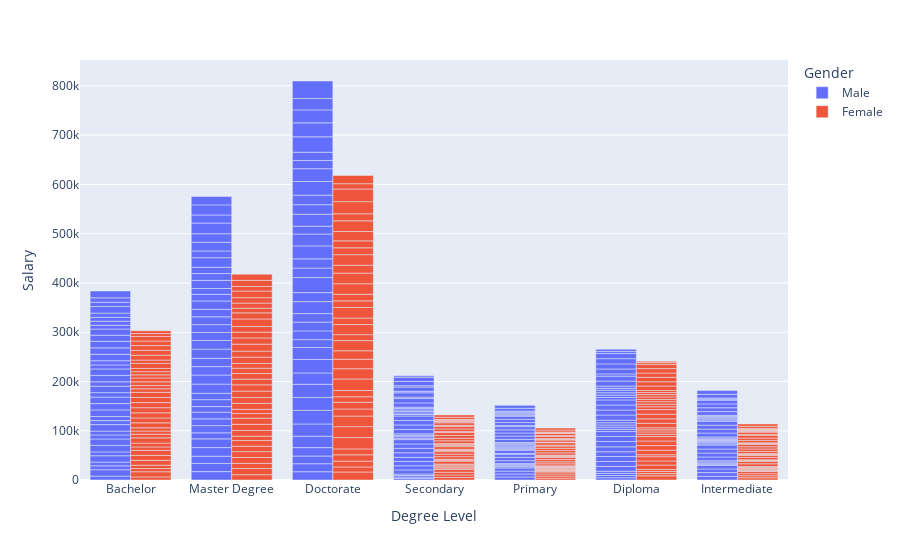

Notebook code for this chart:
### Code cell
px.bar(df,x='Degree Level',y='Salary',color="Gender",barmode="group",hover_data=['Nationality'])

### Figure 1 — Plotly figure (JSON) as saved in the notebook; plotly's stock layout.template omitted (floating-point values rounded to 4 significant figures; data arrays with more than 128 entries replaced by an {"elided": "..."} marker saying what was removed)
{"data": [{"alignmentgroup": "True", "customdata": {"elided": "252x1 str values"}, "hovertemplate": "Gender=Male<br>Degree Level=%{x}<br>Salary=%{y}<br>Nationality=%{customdata[0]}<extra></extra>", "legendgroup": "Male", "marker": {"color": "#636efa", "pattern": {"shape": ""}}, "name": "Male", "offsetgroup": "Male", "orientation": "v", "showlegend": true, "textposition": "auto", "type": "bar", "x": {"elided": "252 str values"}, "xaxis": "x", "y": {"elided": "252 int values"}, "yaxis": "y"}, {"alignmentgroup": "True", "customdata": {"elided": "252x1 str values"}, "hovertemplate": "Gender=Female<br>Degree Level=%{x}<br>Salary=%{y}<br>Nationality=%{customdata[0]}<extra></extra>", "legendgroup": "Female", "marker": {"color": "#EF553B", "pattern": {"shape": ""}}, "name": "Female", "offsetgroup": "Female", "orientation": "v", "showlegend": true, "textposition": "auto", "type": "bar", "x": {"elided": "252 str values"}, "xaxis": "x", "y": {"elided": "252 int values"}, "yaxis": "y"}], "layout": {"barmode": "group", "legend": {"title": {"text": "Gender"}, "tracegroupgap": 0}, "margin": {"t": 60}, "xaxis": {"anchor": "y", "domain": [0, 1], "title": {"text": "Degree Level"}}, "yaxis": {"anchor": "x", "domain": [0, 1], "title": {"text": "Salary"}}}}
